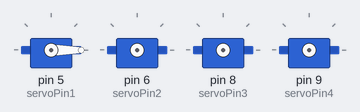
The sketch below on a simulated Arduino Nano, built with avr-gcc and run on an emulated ATmega328P. Shown: 4 × servo.

Above: at 3.9 s.
At 9.8 s:
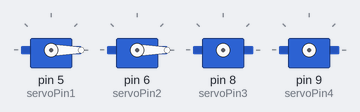
At 15.6 s:
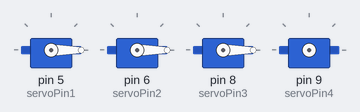
At 23.61 s:
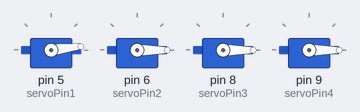
At 27.17 s:
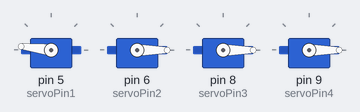
At 36.2 s:
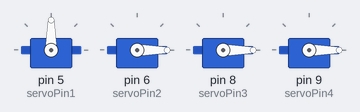
Timing chart, 0 to 40.0 s (numbered marks = the images above):
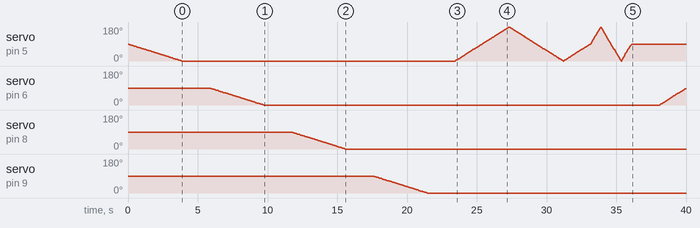

The sketch:

ServoTest.ino
```cpp
/*************************************************************************************************
                                      PROGRAMMINFO
**************************************************************************************************
Funktion: Servo Testprogramm

**************************************************************************************************
Version: 31.07.2026
**************************************************************************************************
Board: NANO Old Bootloader
**************************************************************************************************
Libraries:
https://github.com/espressif/arduino-esp32/tree/master/libraries
C:\Users\User\Documents\Arduino
D:\gittemp\Arduino II\A156_Wetterdaten_V3
**************************************************************************************************
C++ Arduino IDE V1.8.19

**************************************************************************************************
Einstellungen:
https://dl.espressif.com/dl/package_esp32_index.json
http://dan.drown.org/stm32duino/package_STM32duino_index.json
http://arduino.esp8266.com/stable/package_esp8266com_index.json
**************************************************************************************************/

#include <VarSpeedServo.h>

VarSpeedServo myservo1;
VarSpeedServo myservo2;
VarSpeedServo myservo3;
VarSpeedServo myservo4;


const int servoPin1 = 5;
const int servoPin2 = 6;
const int servoPin3 = 8;
const int servoPin4 = 9;

const  int CAL = 15;
const  int SPEED1 = 30;
const  int SPEED2 = 80;


void setup() {
/*
    //Stelle die Servos auf Position 90
    myservo1.attach(servoPin1);
    myservo2.attach(servoPin2);
    myservo3.attach(servoPin3);
    myservo4.attach(servoPin4);

    myservo1.slowmove (90 , CAL);
    myservo2.slowmove (90 , CAL);
    myservo3.slowmove (90 , CAL);
    myservo4.slowmove (90 , CAL);
    */

  //Stelle die Servos auf Position 0

  myservo1.attach(servoPin1);
  myservo1.write(0,CAL,true);
  delay(2000);
  myservo2.attach(servoPin2);
  myservo2.write(0,CAL,true);
  delay(2000);
  myservo3.attach(servoPin3);
  myservo3.write(0,CAL,true);
  delay(2000);
  myservo4.attach(servoPin4);
  myservo4.write(0,CAL,true);

  delay(2000);

}

void loop() {

  //Stelle die Servos mit Speed1 auf Position 180°, 0°, 90°
  //und anschliesen mit Speed 2 uf Position 180°, 0°, 90°

  myservo1.write(180,SPEED1,true);
  myservo1.write(0,SPEED1,true);
  myservo1.write(90,SPEED1,true);
  myservo1.write(180,SPEED2,true);
  myservo1.write(0,SPEED2,true);
  myservo1.write(90,SPEED2,true);

  delay(2000);

  myservo2.write(180,SPEED1,true);
  myservo2.write(0,SPEED1,true);
  myservo2.write(90,SPEED1,true);
  myservo2.write(180,SPEED2,true);
  myservo2.write(0,SPEED2,true);
  myservo2.write(90,SPEED2,true);

  delay(2000);

  myservo3.write(180,SPEED1,true);
  myservo3.write(0,SPEED1,true);
  myservo3.write(90,SPEED1,true);
  myservo3.write(180,SPEED2,true);
  myservo3.write(0,SPEED2,true);
  myservo3.write(90,SPEED2,true);

  delay(2000);

  myservo4.write(180,SPEED1,true);
  myservo4.write(0,SPEED1,true);
  myservo4.write(90,SPEED1,true);
  myservo4.write(180,SPEED2,true);
  myservo4.write(0,SPEED2,true);
  myservo4.write(90,SPEED2,true);

  delay(2000);

  while(1);
  }
```
